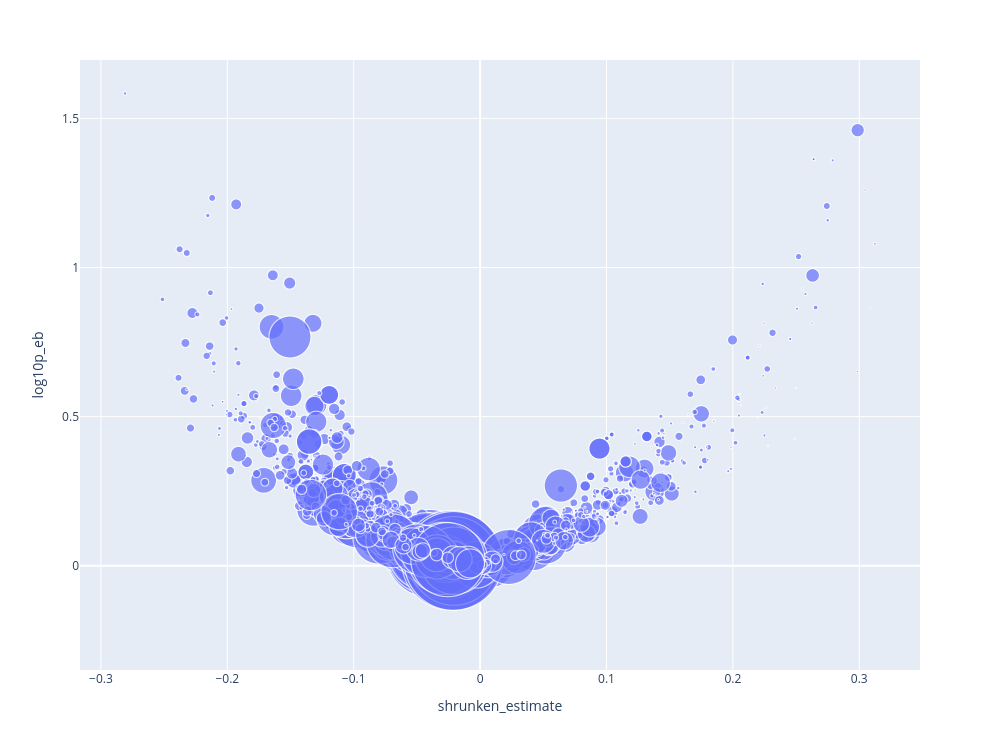

Notebook code cell kept with this figure:
### Code cell
import plotly.express as px

table["symbol"] = table.index

px.scatter(
    table.query("n_eff >= 2"),
    x="shrunken_estimate",
    y="log10p_eb",
    size="weights",
    hover_name="symbol",
    hover_data=["n_eff", "shrunken_estimate"],
    width=1000,
    height=750,
    size_max=100
)

### Figure 1 — Plotly figure (JSON) as saved in the notebook; plotly's stock layout.template omitted (floating-point values rounded to 4 significant figures; data arrays with more than 128 entries replaced by an {"elided": "..."} marker saying what was removed)
{"data": [{"customdata": {"elided": "3262x1 float values"}, "hovertemplate": "<b>%{hovertext}</b><br><br>shrunken_estimate=%{x}<br>log10p_eb=%{y}<br>weights=%{marker.size}<br>n_eff=%{customdata[0]}<extra></extra>", "hovertext": {"elided": "3262 str values"}, "legendgroup": "", "marker": {"color": "#636efa", "size": {"elided": "3262 float values"}, "sizemode": "area", "sizeref": 1.265, "symbol": "circle"}, "mode": "markers", "name": "", "showlegend": false, "type": "scattergl", "x": {"elided": "3262 float values"}, "xaxis": "x", "y": {"elided": "3262 float values"}, "yaxis": "y"}], "layout": {"height": 750, "legend": {"itemsizing": "constant", "tracegroupgap": 0}, "margin": {"t": 60}, "width": 1000, "xaxis": {"anchor": "y", "domain": [0, 1], "title": {"text": "shrunken_estimate"}}, "yaxis": {"anchor": "x", "domain": [0, 1], "title": {"text": "log10p_eb"}}}}
